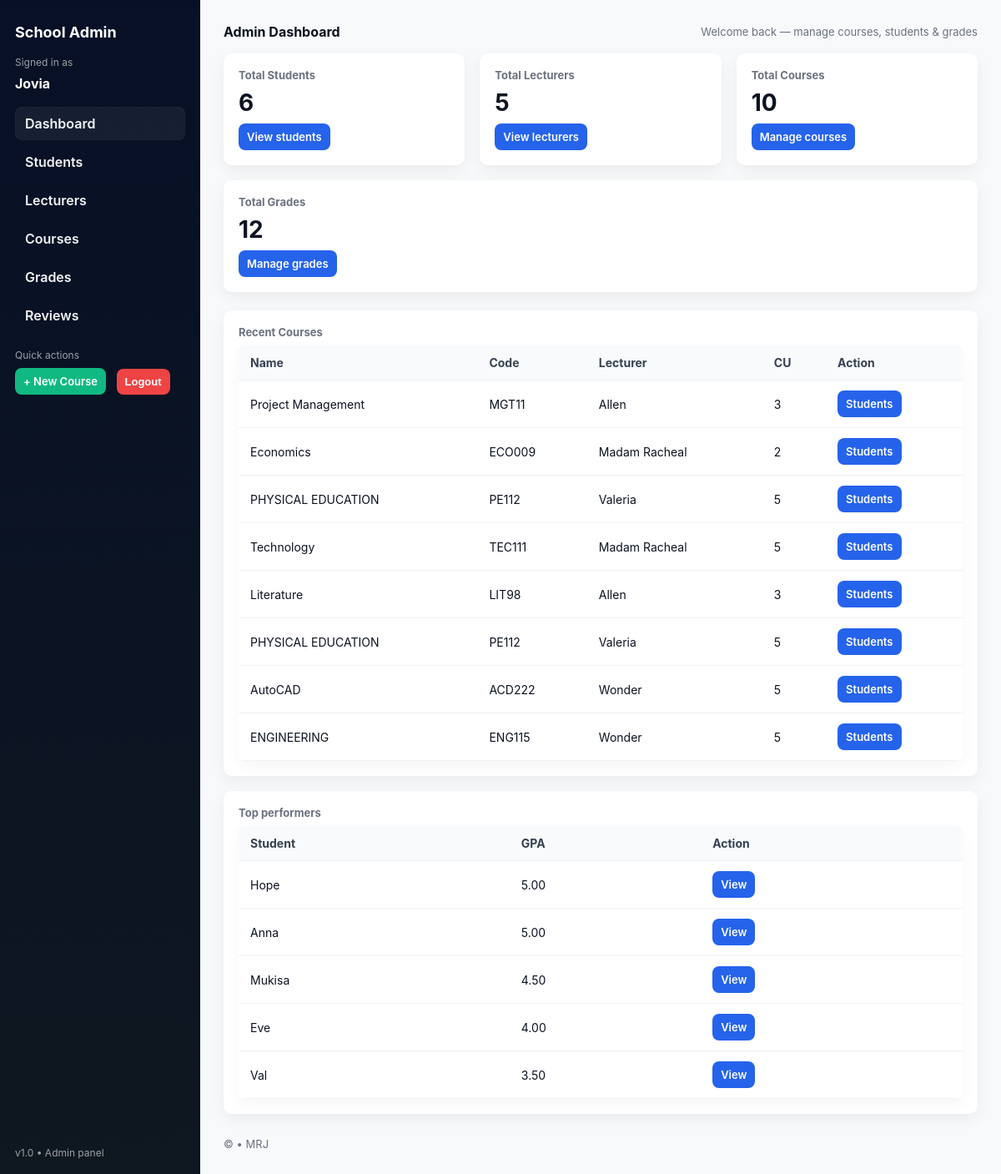
Page /reports/dashboard/admin/ (signed in) on the earlier database version.
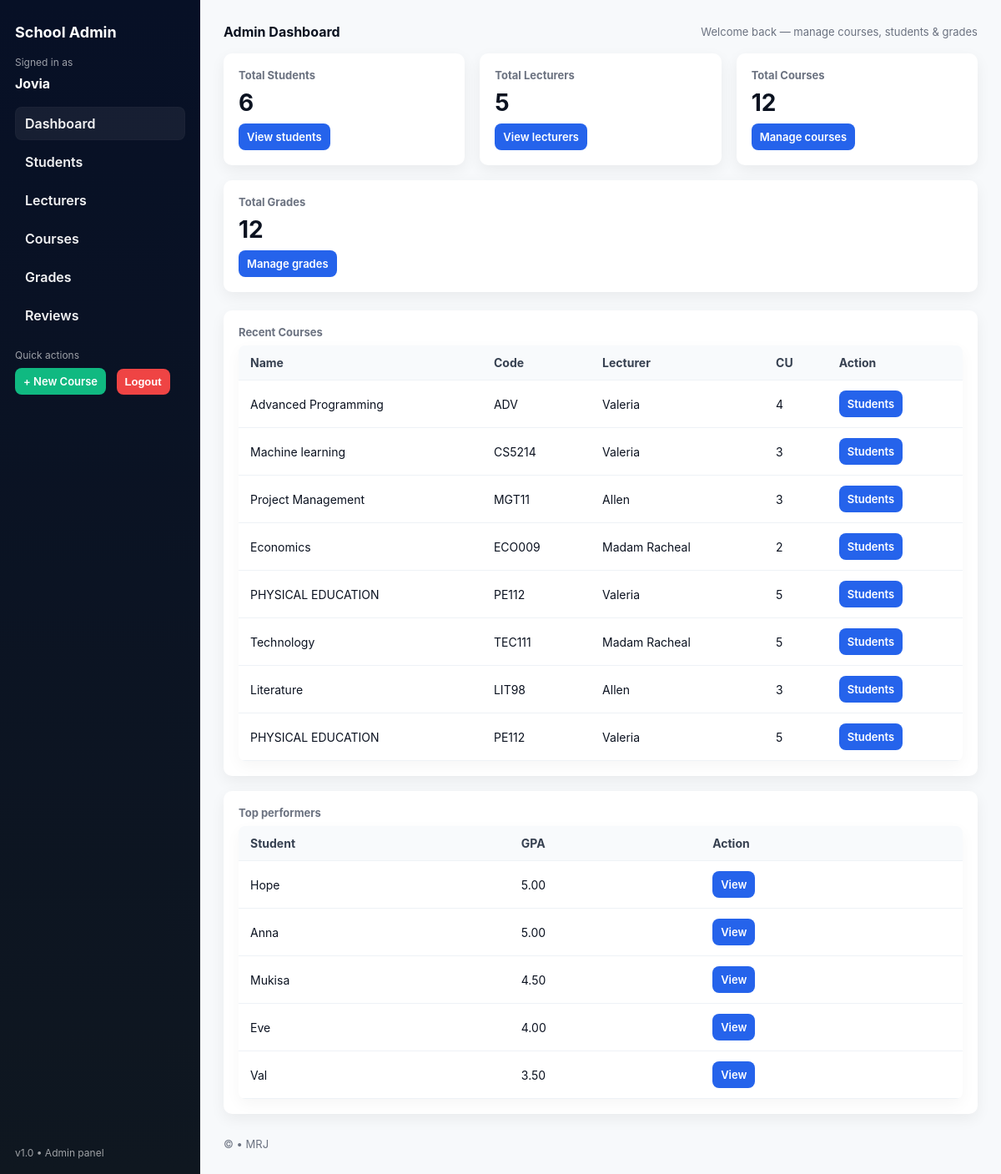
Same page on the later database version.
### reports/models.py (models this page shows, shortened)
class Course(models.Model):
    name = models.CharField(max_length=200)
    code = models.CharField(max_length=200)
    credit_units = models.IntegerField()
    lecturer = models.CharField(max_length=200)
    students = models.ManyToManyField(Student, related_name='courses', blank=True)

class Student(models.Model):
    user = models.OneToOneField(User, on_delete=models.CASCADE, null=True, blank=True)
    name = models.CharField(max_length=200)
    email = models.EmailField(unique=True)
    gpa = models.FloatField(default=0)  # New field for GPA

### reports/views.py (the view)
# urls.py: path('dashboard/admin/', views.admin_dashboard, name='admin_dashboard'),
@login_required
@user_passes_test(lambda u: hasattr(u, 'profile') and u.profile.role == 'admin')
def admin_dashboard(request):
    courses = Course.objects.all().order_by('-id')
    students = Student.objects.all()
    grades = Grade.objects.all()
    total_students = students.count()
    total_lecturers = Profile.objects.filter(role='lecturer').count()
    total_courses = courses.count()
    total_grades = grades.count()
    recent_courses = courses[:8]
    top_students = []
    for student in students:
        gset = Grade.objects.filter(student=student)
        total_points = sum((g.grade_point or 0) * g.course.credit_units for g in gset)
        total_units = sum(g.course.credit_units for g in gset)
        gpa = round(total_points / total_units, 2) if total_units > 0 else 0
        top_students.append({'student': student, 'gpa': gpa})
    top_students = sorted(top_students, key=lambda x: x['gpa'], reverse=True)[:5]
    context = {
        'courses': courses,
        'students': students,
        'total_students': total_students,
        'total_lecturers': total_lecturers,
        'total_courses': total_courses,
        'total_grades': total_grades,
        'recent_courses': recent_courses,
        'top_students': top_students,
    }
    return render(request, 'reports/admin_dashboard.html', context)

### reports/models.py (called while the page is built)
    @property
    def grade_point(self):
        LETTER_POINTS = {
            'A': 5,
            'B': 4,
            'C': 3,
            'D': 2,
            'F': 0,
        }
        return LETTER_POINTS.get(self.letter, 0)

### reports/templates/reports/admin_dashboard.html
{% extends "reports/admin_base.html" %}
{% block content %}
  <div class="card-row">
    <div class="card">
      <h3>Total Students</h3>
      <div class="stat">{{ total_students }}</div>
      <div style="margin-top:8px;"><a class="btn view" href="{% url 'admin_students' %}">View students</a></div>
    </div>
    <div class="card">
      <h3>Total Lecturers</h3>
      <div class="stat">{{ total_lecturers }}</div>
      <div style="margin-top:8px;"><a class="btn view" href="{% url 'admin_lecturers' %}">View lecturers</a></div>
    </div>
    <div class="card">
      <h3>Total Courses</h3>
      <div class="stat">{{ total_courses }}</div>
      <div style="margin-top:8px;"><a class="btn view" href="{% url 'admin_courses' %}">Manage courses</a></div>
    </div>
    <div class="card">
      <h3>Total Grades</h3>
      <div class="stat">{{ total_grades }}</div>
      <div style="margin-top:8px;"><a class="btn view" href="{% url 'admin_grades' %}">Manage grades</a></div>
    </div>
  </div>
  <div class="card" style="margin-bottom:18px;">
    <h3>Recent Courses</h3>
    <table>
      <thead>
        <tr><th>Name</th><th>Code</th><th>Lecturer</th><th>CU</th><th>Action</th></tr>
      </thead>
      <tbody>
        {% for course in recent_courses %}
        <tr>
          <td>{{ course.name }}</td>
          <td>{{ course.code }}</td>
          <td>{{ course.lecturer }}</td>
          <td>{{ course.credit_units }}</td>
          <td>
            <a class="btn view" href="{% url 'admin_course_students' course.id %}">Students</a>
          </td>
        </tr>
        {% empty %}
        <tr><td colspan="6" class="small-muted">No courses yet</td></tr>
        {% endfor %}
      </tbody>
    </table>
  </div>
  <div class="card">
    <h3>Top performers</h3>
    <table>
      <thead><tr><th>Student</th><th>GPA</th><th>Action</th></tr></thead>
      <tbody>
        {% for s in top_students %}
        <tr>
          <td>{{ s.student.name }}</td>
          <td>{{ s.gpa|floatformat:2 }}</td>
          <td><a class="btn view" href="{% url 'student_report' s.student.id %}">View</a>
</td>
        </tr>
        {% empty %}
        <tr><td colspan="4" class="small-muted">No data</td></tr>
        {% endfor %}
      </tbody>
    </table>
  </div>
{% endblock %}

Differences in the rows shown:
no longer on this page (row unchanged): Course: name "AutoCAD", code "ACD222", lecturer "Wonder", credit_units "5"
no longer on this page (row unchanged): Course: name "ENGINEERING", code "ENG115", lecturer "Wonder", credit_units "5"
added Course: name "Advanced Programming", code "ADV", lecturer "Valeria", credit_units "4"
added Course: name "Machine learning", code "CS5214", lecturer "Valeria", credit_units "3"
Other differences:
{{ total_courses }}: "10" → "12"
